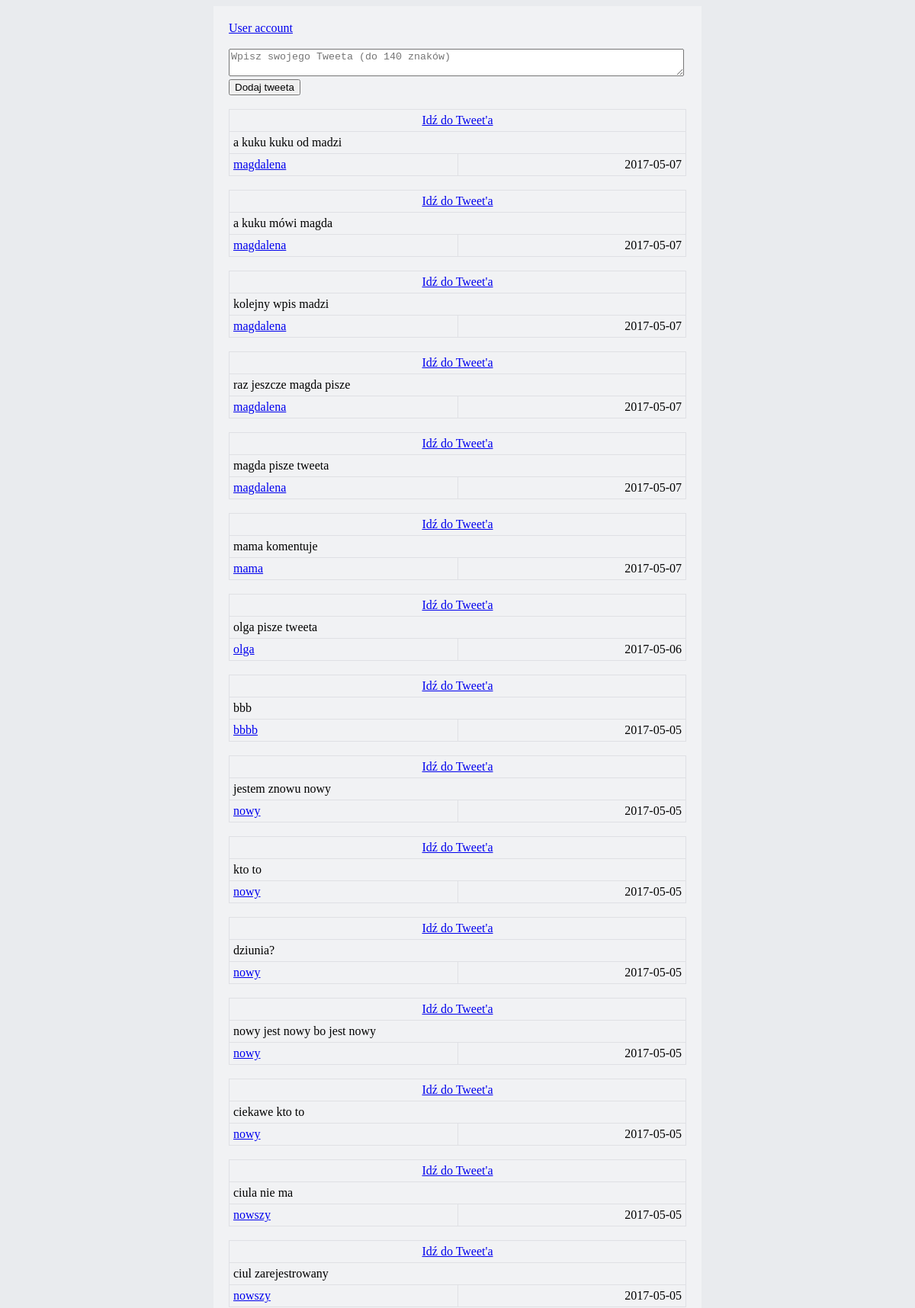
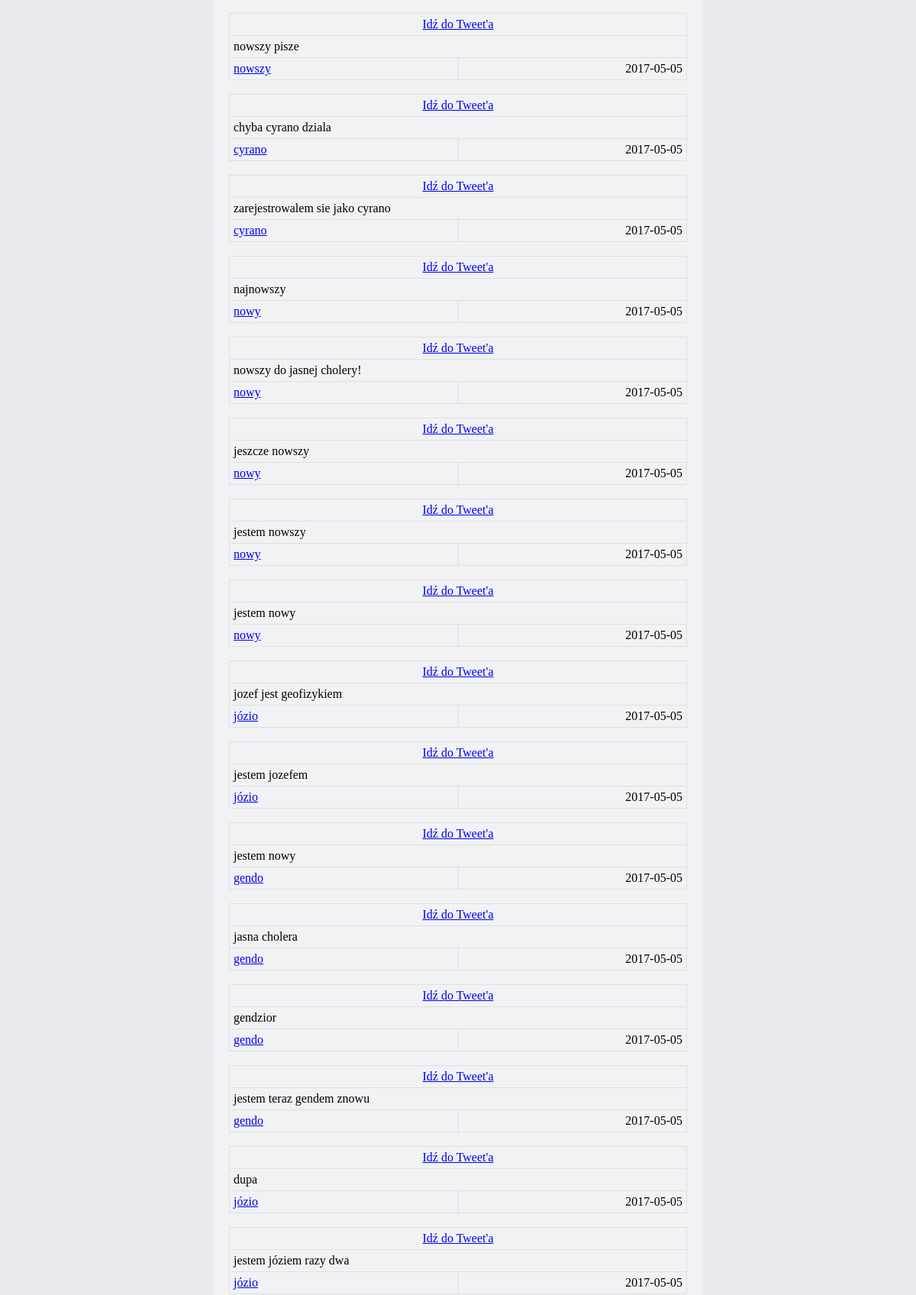
Screenshot of /pages/main.php (upper part) with the database file from the repository (2 pictures, top to bottom).
### tables this page shows
CREATE TABLE `users` (
  `id` int(11) NOT NULL,
  `email` varchar(255) DEFAULT NULL,
  `username` varchar(255) DEFAULT NULL,
  `hash_pass` varchar(60) DEFAULT NULL
);

CREATE TABLE `tweets` (
  `id` int(11) NOT NULL,
  `userId` int(11) DEFAULT NULL,
  `text` varchar(140) DEFAULT NULL,
  `creationDate` date DEFAULT NULL
);

### classes/tweets.php (called while the page is built, shortened)
<?php
class Tweet
{
    private $id;
    private $userId;
    private $text;
    private $creationDate;
    public function __construct()
    {
        $this->id = -1;
        $this->userId = "";
        $this->text = "";
        $this->creationDate = "";
    }
    public function getId()
    {
        return $this->id;
    }
    public function getUserId()
    {
        return $this->userId;
    }
    public function getText()
    {
        return $this->text;
    }
    public function getCreationDate()
    {
        return $this->creationDate;
    }
    static public function loadAllTweets($conn)
    {
        $sql = "SELECT * FROM tweets ORDER BY id DESC";
        $ret = [];
        $result = $conn->query($sql);
        if ($result !== false && $result->rowCount() != 0) {
            foreach ($result as $row) {
                $loadedTweet = new Tweet();
                $loadedTweet->id = $row['id'];
                $loadedTweet->userId = $row['userId'];
                $loadedTweet->text = $row['text'];
                $loadedTweet->creationDate = $row['creationDate'];
                $ret[] = $loadedTweet;
            }
        }
        return $ret;
    }
}

### classes/users.php (called while the page is built, shortened)
<?php
class User
{
    private $id;
    private $username;
    public function __construct()
    {
        $this->id = -1;
        $this->username = "";
    }
    public function getId()
    {
        return $this->id;
    }
    public function getUsername()
    {
        return $this->username;
    }
    static public function loadAllUsers($conn)
    {
        $sql = "SELECT * FROM users";
        $ret = [];
        $result = $conn->query($sql);
        if ($result !== false && $result->rowCount() != 0) {
            foreach ($result as $row) {
                $loadedUser = new User();
                $loadedUser->id = $row['id'];
                $loadedUser->username = $row['username'];
                $loadedUser->hashPass = $row['hash_pass'];
                $loadedUser->email = $row['email'];
                $ret[] = $loadedUser;
            }
        }
        return $ret;
    }
}

### pages/main.php (the view, shortened to what this page needs)
<?php
require('../classes/users.php');
require('../classes/tweets.php');
require('../classes/comments.php');
try {
    $conn = new PDO(
        "mysql:host=$host;dbname=$db;charset=UTF8",
        $user,
        $pass,
        [
            PDO::ATTR_ERRMODE => PDO::ERRMODE_EXCEPTION
        ]
    );
    $tweets = Tweet::loadAllTweets($conn);
    $users = User::loadAllUsers($conn);
} catch
(PDOException $e) {
    echo $e->getMessage();
}
echo '<!DOCTYPE html>
<html>
<head>
    <meta charset="UTF-8">
    <title>Main</title>
    <link rel="stylesheet" href="css/main.css">
</head>
<body>
<div>';
echo '<a href="account.php" ></a><a href="account.php" >User account</a>';
echo '<br/>';
echo '<br/>';
echo '
<form action="main.php" method="POST">
    <textarea name="text" rows="2" cols="72" maxlength="140"
              placeholder="Wpisz swojego Tweeta (do 140 znaków)"></textarea><br/>
    <input type="submit" value="Dodaj tweeta"/><br/>
</form>';
foreach ($tweets as $row) {
    $tweetId = $row->getId();
    $text = $row->getText();
    $creationDate = $row->getcreationDate();
    $userId = $row->getUserId();
    foreach ($users as $count) {
        $id = $count->getId();
        if ($userId == $id) {
            $userName = $count->getUsername();
            echo '<br>';
            echo '<table>';
            echo '<tr>';
            echo '<td colspan="2" class="one"><a href=tweet.php?' . "authorName=$userName&tweetId=$tweetId&authorId=$userId>Idź do Tweet'a</a></td>";
            echo '</tr>';
            echo '<tr>';
            echo '<td colspan="2" class="two">' . $text . '</td>';
            echo '</tr>';
            echo '<tr>';
            echo '<td class="three"><a href=user.php?' . "authorName=$userName&tweetId=$tweetId&authorId=$userId>$userName</a></td>";
            echo '<td class="four">' . $creationDate . '</td>';
            echo '</tr>';
            echo '</table>';
        }
    }
}
echo '</div>
</body>
</html>';

### pages/css/main.css (style rules this page uses)
body { background-color: #e9ebee; height: 100%; }
div { width: 600px; padding: 20px; margin-left: auto; margin-right: auto; margin-bottom: 0px; background-color: #f1f2f4; }
table { width: 100%; border-collapse: collapse; }
td { border: solid #dfe0e4 1px; padding: 5px; }
.one { text-align: center; }
.two { text-align: justify; }
.three { text-align: left; width: 50%; }
.four { text-align: right; }

### rows the page displays
tweets: text "a kuku kuku od madzi", creationDate "2017-05-07"
users: username "magdalena"
tweets: text "a kuku mówi magda", creationDate "2017-05-07"
tweets: text "kolejny wpis madzi", creationDate "2017-05-07"
tweets: text "raz jeszcze magda pisze", creationDate "2017-05-07"
tweets: text "magda pisze tweeta", creationDate "2017-05-07"
tweets: text "mama komentuje", creationDate "2017-05-07"
users: username "mama"
tweets: text "olga pisze tweeta", creationDate "2017-05-06"
users: username "olga"
tweets: text "bbb", creationDate "2017-05-05"
users: username "bbbb"
tweets: text "jestem znowu nowy", creationDate "2017-05-05"
users: username "nowy"
tweets: text "kto to", creationDate "2017-05-05"
tweets: text "dziunia?", creationDate "2017-05-05"
tweets: text "nowy jest nowy bo jest nowy", creationDate "2017-05-05"
tweets: text "ciekawe kto to", creationDate "2017-05-05"
tweets: text "ciula nie ma", creationDate "2017-05-05"
users: username "nowszy"
tweets: text "ciul zarejestrowany", creationDate "2017-05-05"
tweets: text "nowszy pisze", creationDate "2017-05-05"
tweets: text "chyba cyrano dziala", creationDate "2017-05-05"
users: username "cyrano"
tweets: text "zarejestrowalem sie jako cyrano", creationDate "2017-05-05"
tweets: text "najnowszy", creationDate "2017-05-05"
tweets: text "nowszy do jasnej cholery!", creationDate "2017-05-05"
tweets: text "jeszcze nowszy", creationDate "2017-05-05"
tweets: text "jestem nowszy", creationDate "2017-05-05"
tweets: text "jestem nowy", creationDate "2017-05-05"
tweets: text "jozef jest geofizykiem", creationDate "2017-05-05"
users: username "józio"
tweets: text "jestem jozefem", creationDate "2017-05-05"
tweets: text "jestem nowy", creationDate "2017-05-05"
users: username "gendo"
tweets: text "jasna cholera", creationDate "2017-05-05"
tweets: text "gendzior", creationDate "2017-05-05"
tweets: text "jestem teraz gendem znowu", creationDate "2017-05-05"
tweets: text "dupa", creationDate "2017-05-05"
tweets: text "jestem józiem razy dwa", creationDate "2017-05-05"
